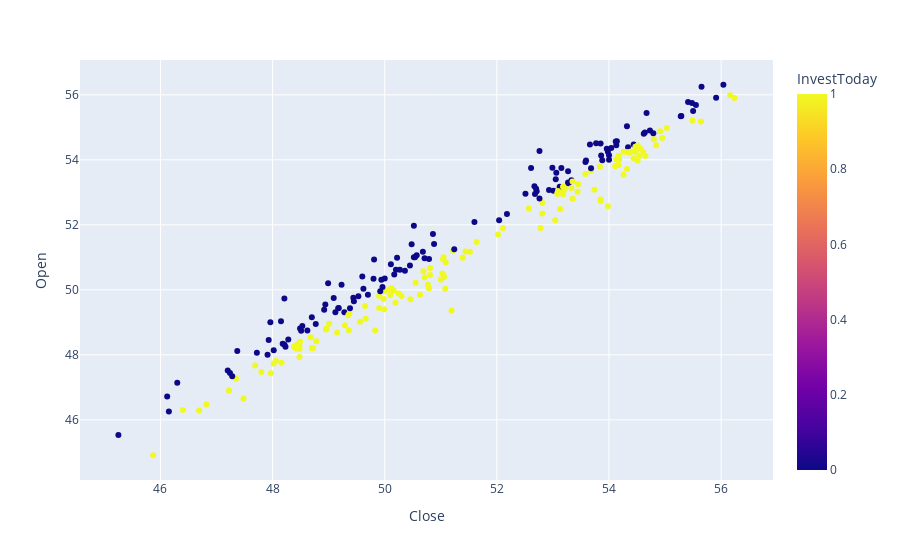

Write notebook code for a chart like this one.
### Code cell
import plotly.express as px

fig = px.scatter(CokeDataSetQtr2, x='Close', y='Open',color='InvestToday')
fig.show()

### Figure 1 — Plotly figure (JSON) as saved in the notebook; plotly's stock layout.template omitted (floating-point values rounded to 4 significant figures; data arrays with more than 128 entries replaced by an {"elided": "..."} marker saying what was removed)
{"data": [{"hovertemplate": "Close=%{x}<br>Open=%{y}<br>InvestToday=%{marker.color}<extra></extra>", "legendgroup": "", "marker": {"color": {"elided": "251 int values"}, "coloraxis": "coloraxis", "symbol": "circle"}, "mode": "markers", "name": "", "orientation": "v", "showlegend": false, "type": "scatter", "x": {"elided": "251 float values"}, "xaxis": "x", "y": {"elided": "251 float values"}, "yaxis": "y"}], "layout": {"coloraxis": {"colorbar": {"title": {"text": "InvestToday"}}, "colorscale": [[0, "#0d0887"], [0.1111, "#46039f"], [0.2222, "#7201a8"], [0.3333, "#9c179e"], [0.4444, "#bd3786"], [0.5556, "#d8576b"], [0.6667, "#ed7953"], [0.7778, "#fb9f3a"], [0.8889, "#fdca26"], [1, "#f0f921"]]}, "legend": {"tracegroupgap": 0}, "margin": {"t": 60}, "xaxis": {"anchor": "y", "domain": [0, 1], "title": {"text": "Close"}}, "yaxis": {"anchor": "x", "domain": [0, 1], "title": {"text": "Open"}}}}
